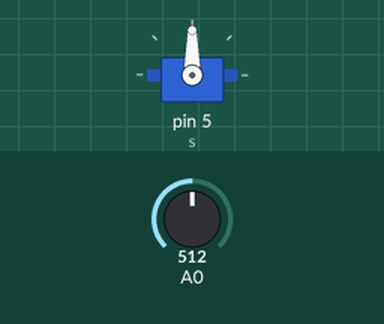
Recording of a sketch running on a simulated Arduino Uno, built with avr-gcc and run on an emulated ATmega328P. On the bench: servo. The test bench sets the inputs (shaded band); at power-on: A0 = 512.

Above: at 1.2 s.
1.3 s: A0 set to 716
At 2.0 s:
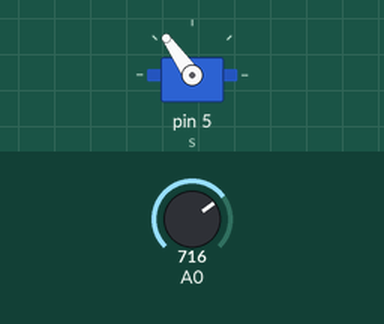
2.8 s: A0 set to 900
At 4.0 s:
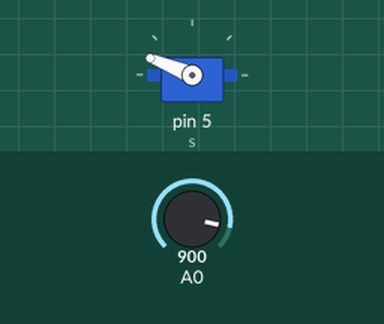
4.3 s: A0 set to 1023
At 5.5 s:
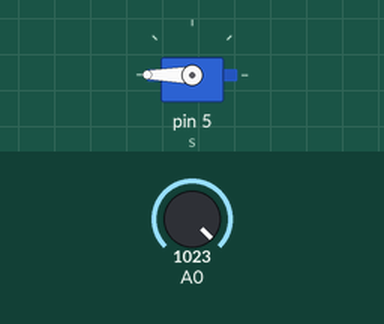
5.8 s: A0 set to 306
At 6.4 s:
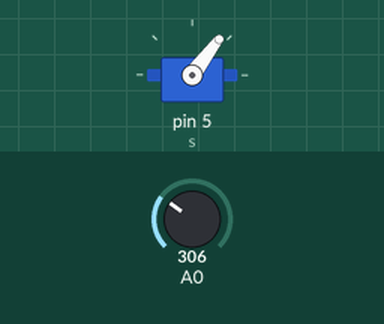
7.3 s: A0 set to 122
At 7.8 s:
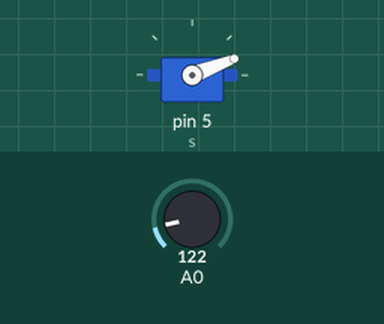
Timing chart, 0 to 9.8 s (numbered marks = the images above; inputs shaded):
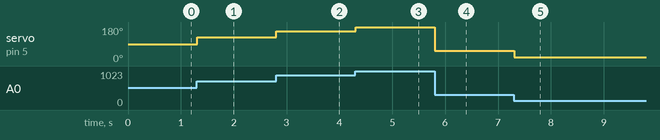

The sketch:

Projeto_062_Servo_por_Potenciometro.ino
```cpp
// Projeto 062 - Servo por Potenciômetro
// Arduino Uno | Arduino Neon Lab

#include <Servo.h>

 Servo s;
 void setup(){ s.attach(5); }
 void loop(){ int a=map(analogRead(A0),0,1023,0,180); s.write(a); delay(15); }
```

Measured:
- after the input at 1.3 s, servo on pin 5 (s): 90° → 125° at once
- after the input at 2.8 s, servo on pin 5 (s): 125° → 158° at once
- after the input at 4.3 s, servo on pin 5 (s): 158° → 180° at once
- after the input at 5.8 s, servo on pin 5 (s): 180° → 53° at once
- after the input at 7.3 s, servo on pin 5 (s): 53° → 21° at once
